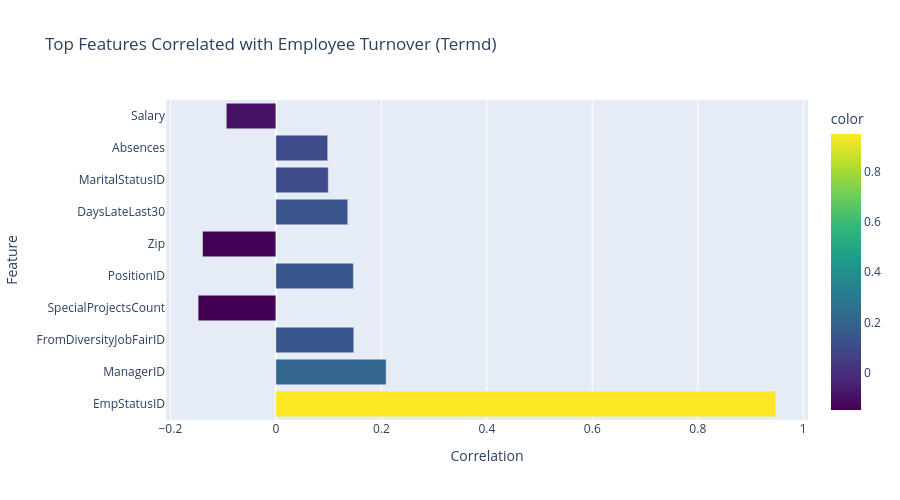

Notebook code cell kept with this figure:
### Code cell
import plotly.express as px

# calcul de la corrélation
corr_matrix = df.corr(numeric_only=True)

# corrélation avec la cible
corr_with_target = corr_matrix["Termd"].drop("Termd")

# tri par importance
corr_sorted = corr_with_target.sort_values(key=abs, ascending=False)

# on prend les 10 plus corrélées
top_features = corr_sorted.head(10)

fig = px.bar(
    x=top_features.values,
    y=top_features.index,
    orientation='h',
    title="Top Features Correlated with Employee Turnover (Termd)",
    labels={"x": "Correlation", "y": "Feature"},
    color=top_features.values,
    color_continuous_scale="Viridis"
)

fig.update_layout(height=500)

fig.show()

### Figure 1 — Plotly figure (JSON) as saved in the notebook; plotly's stock layout.template omitted (floating-point values rounded to 4 significant figures)
{"data": [{"hovertemplate": "Correlation=%{x}<br>Feature=%{y}<br>color=%{marker.color}<extra></extra>", "legendgroup": "", "marker": {"color": [0.9481, 0.2091, 0.1477, -0.1474, 0.147, -0.139, 0.1364, 0.09937, 0.09827, -0.09399], "coloraxis": "coloraxis", "pattern": {"shape": ""}}, "name": "", "orientation": "h", "showlegend": false, "textposition": "auto", "type": "bar", "x": [0.9481, 0.2091, 0.1477, -0.1474, 0.147, -0.139, 0.1364, 0.09937, 0.09827, -0.09399], "xaxis": "x", "y": ["EmpStatusID", "ManagerID", "FromDiversityJobFairID", "SpecialProjectsCount", "PositionID", "Zip", "DaysLateLast30", "MaritalStatusID", "Absences", "Salary"], "yaxis": "y"}], "layout": {"barmode": "relative", "coloraxis": {"colorbar": {"title": {"text": "color"}}, "colorscale": [[0, "#440154"], [0.1111, "#482878"], [0.2222, "#3e4989"], [0.3333, "#31688e"], [0.4444, "#26828e"], [0.5556, "#1f9e89"], [0.6667, "#35b779"], [0.7778, "#6ece58"], [0.8889, "#b5de2b"], [1, "#fde725"]]}, "height": 500, "legend": {"tracegroupgap": 0}, "title": {"text": "Top Features Correlated with Employee Turnover (Termd)"}, "xaxis": {"anchor": "y", "domain": [0, 1], "title": {"text": "Correlation"}}, "yaxis": {"anchor": "x", "domain": [0, 1], "title": {"text": "Feature"}}}}
